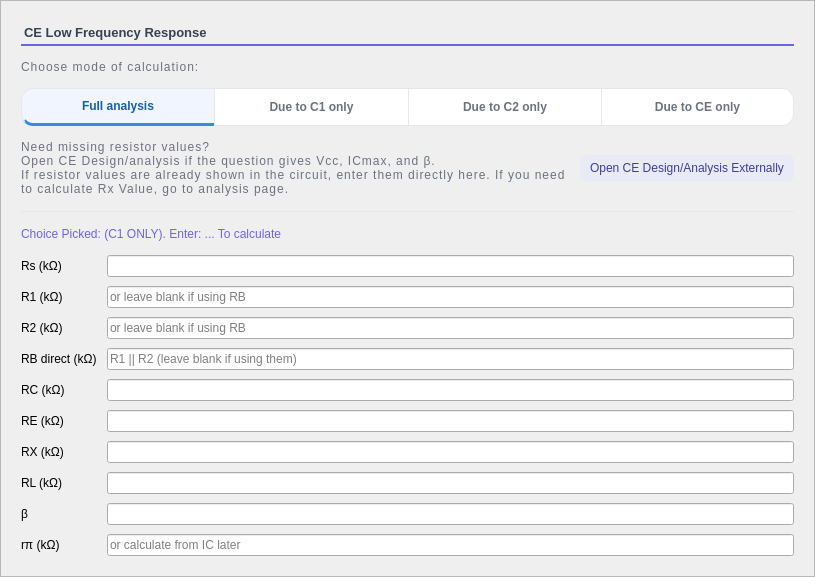
        <widget class="QFrame" name="frameResistors">
         <property name="sizePolicy">
          <sizepolicy hsizetype="Expanding" vsizetype="Preferred">
           <horstretch>0</horstretch>
           <verstretch>0</verstretch>
          </sizepolicy>
         </property>
         <property name="minimumSize">
          <size>
           <width>0</width>
           <height>0</height>
          </size>
         </property>
         <property name="maximumSize">
          <size>
           <width>1000</width>
           <height>16777215</height>
          </size>
         </property>
         <property name="styleSheet">
          <string notr="true">#frameResistors { 
	background-color: #ffffff; 
	border-right: 1px solid #e5e7eb;
    background-color: white;
    border: 1px solid #e5e7eb;
    border-radius: 14px;
}
</string>
         </property>
         <property name="frameShape">
          <enum>QFrame::Shape::StyledPanel</enum>
         </property>
         <property name="frameShadow">
          <enum>QFrame::Shadow::Raised</enum>
         </property>
         <layout class="QVBoxLayout" name="verticalLayout">
          <property name="spacing">
           <number>14</number>
          </property>
          <property name="leftMargin">
           <number>20</number>
          </property>
          <property name="topMargin">
           <number>24</number>
          </property>
          <property name="rightMargin">
           <number>20</number>
          </property>
          <property name="bottomMargin">
           <number>20</number>
          </property>
          <item>
           <widget class="QLabel" name="labelInputs">
            <property name="sizePolicy">
             <sizepolicy hsizetype="Preferred" vsizetype="Fixed">
              <horstretch>0</horstretch>
              <verstretch>0</verstretch>
             </sizepolicy>
            </property>
            <property name="maximumSize">
             <size>
              <width>16777215</width>
              <height>30</height>
             </size>
            </property>
            <property name="styleSheet">
             <string notr="true">QLabel {
    color: #374151;
    font-size: 13px;
    font-weight: 600;
	background-color: transparent;
    padding-bottom: 4px;
    border: none;
    border-bottom: 2px solid #6D63E8;
	
	
	font: 13pt &quot;Rockwell&quot;;
}</string>
            </property>
            <property name="text">
             <string>CE Low Frequency Response</string>
            </property>
           </widget>
          </item>
          <item>
           <widget class="QLabel" name="labelChoose">
            <property name="sizePolicy">
             <sizepolicy hsizetype="Preferred" vsizetype="Fixed">
              <horstretch>0</horstretch>
              <verstretch>0</verstretch>
             </sizepolicy>
            </property>
            <property name="cursor">
             <cursorShape>WhatsThisCursor</cursorShape>
            </property>
            <property name="toolTip">
             <string>&lt;html&gt;&lt;head/&gt;&lt;body&gt;&lt;p&gt;&lt;span style=&quot; color:#ffff7f;&quot;&gt;Select the calculation mode based on which capacitor is given.&lt;/span&gt;&lt;/p&gt;&lt;p&gt;&lt;span style=&quot; color:#ffff7f;&quot;&gt;&lt;br/&gt;&lt;/span&gt;&lt;/p&gt;&lt;p&gt;&lt;span style=&quot; color:#ffff7f;&quot;&gt;• Full Analysis: use C1, C2, and/or CE together to find the overall low cutoff range.&lt;/span&gt;&lt;/p&gt;&lt;p&gt;&lt;span style=&quot; color:#ffff7f;&quot;&gt;• Due to C1 only: use only the input coupling capacitor C1.&lt;/span&gt;&lt;/p&gt;&lt;p&gt;&lt;span style=&quot; color:#ffff7f;&quot;&gt;• Due to C2 only: use only the output coupling capacitor C2.&lt;/span&gt;&lt;/p&gt;&lt;p&gt;&lt;span style=&quot; color:#ffff7f;&quot;&gt;• Due to CE only: use only the emitter bypass capacitor CE.&lt;/span&gt;&lt;/p&gt;&lt;p&gt;&lt;span style=&quot; color:#ffff7f;&quot;&gt;&lt;br/&gt;&lt;/span&gt;&lt;/p&gt;&lt;p&gt;&lt;span style=&quot; color:#ffff7f;&quot;&gt;For quiz questions that say “due to C1/C2/CE only,” choose the matching mode.&lt;/span&gt;&lt;/p&gt;&lt;/body&gt;&lt;/html&gt;</string>
            </property>
            <property name="styleSheet">
             <string notr="true">font: 600 9pt 'Segoe UI'; color: #6b7280; letter-spacing: 1px;</string>
            </property>
            <property name="text">
             <string>Choose mode of calculation:</string>
            </property>
           </widget>
          </item>
          <item>
           <layout class="QHBoxLayout" name="horizontalLayout_5">
            <property name="spacing">
             <number>0</number>
            </property>
            <item>
             <widget class="QPushButton" name="buttonFullAnalysis">
              <property name="enabled">
               <bool>true</bool>
              </property>
              <property name="minimumSize">
               <size>
                <width>0</width>
                <height>0</height>
               </size>
              </property>
              <property name="maximumSize">
               <size>
                <width>16777215</width>
                <height>55</height>
               </size>
              </property>
              <property name="cursor">
               <cursorShape>PointingHandCursor</cursorShape>
              </property>
              <property name="styleSheet">
               <string notr="true">QPushButton { 
    background-color: white; 
    color: #6b7280; 
    font-size: 12px; 
    font-weight: 500; 
    padding: 10px 18px;
    border: 1px solid #e5e7eb; /* Subtle light gray border */
    border-right: none;        /* Hide internal borders to prevent double-thickness */
}

/* 2. ACTIVE STATE (The &quot;Selected&quot; Look) */
QPushButton:checked { 
    color: #185FA5; 
    background-color: #f0f5ff; 
    /* We use a 3px bottom border inside the button to match your preference */
    border-bottom: 3px solid #378ADD; 
}

/* 3. HOVER STATE */
QPushButton:hover:!checked { 
    color: #374151; 
    background-color: #f9fafb; 
}

/* 4. SHAPE: LEFTMOST BUTTON (Rounded on left only) */
QPushButton {
	border-top-left-radius: 12px;
    border-bottom-left-radius: 12px;
    border-top-right-radius: 0px;
    border-bottom-right-radius: 0px;
}</string>
              </property>
              <property name="text">
               <string>Full analysis</string>
              </property>
              <property name="checkable">
               <bool>true</bool>
              </property>
              <property name="checked">
               <bool>true</bool>
              </property>
              <property name="flat">
               <bool>false</bool>
              </property>
             </widget>
            </item>
            <item>
             <widget class="QPushButton" name="buttonGivenC1">
              <property name="maximumSize">
               <size>
                <width>16777215</width>
                <height>55</height>
               </size>
              </property>
              <property name="cursor">
               <cursorShape>PointingHandCursor</cursorShape>
              </property>
              <property name="styleSheet">
               <string notr="true">QPushButton { 
    background-color: white; 
    color: #6b7280; 
    font-size: 12px; 
    font-weight: 500; 
    padding: 10px 18px;
    border: 1px solid #e5e7eb; /* Subtle light gray border */
    border-right: none;        /* Hide internal borders to prevent double-thickness */
}

/* 2. ACTIVE STATE (The &quot;Selected&quot; Look) */
QPushButton:checked { 
    color: #185FA5; 
    background-color: #f0f5ff; 
    /* We use a 3px bottom border inside the button to match your preference */
    border-bottom: 3px solid #378ADD; 
}

/* 3. HOVER STATE */
QPushButton:hover:!checked { 
    color: #374151; 
    background-color: #f9fafb; 
}

/* 4. SHAPE: middle*/
QPushButton {
    border-radius: 0px;
}</string>
              </property>
              <property name="text">
               <string>Due to C1 only</string>
              </property>
              <property name="checkable">
               <bool>true</bool>
              </property>
             </widget>
            </item>
            <item>
             <widget class="QPushButton" name="buttonGivenC2">
              <property name="maximumSize">
               <size>
                <width>16777215</width>
                <height>55</height>
               </size>
              </property>
              <property name="cursor">
               <cursorShape>PointingHandCursor</cursorShape>
              </property>
              <property name="styleSheet">
               <string notr="true">QPushButton { 
    background-color: white; 
    color: #6b7280; 
    font-size: 12px; 
    font-weight: 500; 
    padding: 10px 18px;
    border: 1px solid #e5e7eb; /* Subtle light gray border */
    border-right: none;        /* Hide internal borders to prevent double-thickness */
}

/* 2. ACTIVE STATE (The &quot;Selected&quot; Look) */
QPushButton:checked { 
    color: #185FA5; 
    background-color: #f0f5ff; 
    /* We use a 3px bottom border inside the button to match your preference */
    border-bottom: 3px solid #378ADD; 
}

/* 3. HOVER STATE */
QPushButton:hover:!checked { 
    color: #374151; 
    background-color: #f9fafb; 
}

/* 4. SHAPE: middle*/
QPushButton {
    border-radius: 0px;
}</string>
              </property>
              <property name="text">
               <string>Due to C2 only</string>
              </property>
              <property name="checkable">
               <bool>true</bool>
              </property>
             </widget>
            </item>
            <item>
             <widget class="QPushButton" name="buttonGivenCE">
              <property name="maximumSize">
               <size>
                <width>16777215</width>
                <height>55</height>
               </size>
              </property>
              <property name="cursor">
               <cursorShape>PointingHandCursor</cursorShape>
              </property>
              <property name="styleSheet">
               <string notr="true">QPushButton { 
    background-color: white; 
    color: #6b7280; 
    font-size: 12px; 
    font-weight: 500; 
    padding: 10px 18px;
    border: 1px solid #e5e7eb; /* Subtle light gray border */
    border-right: none;        /* Hide internal borders to prevent double-thickness */
}

/* 2. ACTIVE STATE (The &quot;Selected&quot; Look) */
QPushButton:checked { 
    color: #185FA5; 
    background-color: #f0f5ff; 
    /* We use a 3px bottom border inside the button to match your preference */
    border-bottom: 3px solid #378ADD; 
}

/* 3. HOVER STATE */
QPushButton:hover:!checked { 
    color: #374151; 
    background-color: #f9fafb; 
}

/* 4. SHAPE: RIGHTMOST BUTTON (Rounded on right only) */
QPushButton {
    border-top-left-radius: 0px;
    border-bottom-left-radius: 0px;
    border-top-right-radius: 12px;
    border-bottom-right-radius: 12px;
    border-right: 1px solid #e5e7eb; /* Bring back the outer right border */
}</string>
              </property>
              <property name="text">
               <string>Due to CE only</string>
              </property>
              <property name="checkable">
               <bool>true</bool>
              </property>
             </widget>
            </item>
           </layout>
          </item>
          <item>
           <layout class="QHBoxLayout" name="horizontalLayout_2">
            <item>
             <widget class="QLabel" name="labelNoteGivenVcc">
              <property name="sizePolicy">
               <sizepolicy hsizetype="Preferred" vsizetype="Fixed">
                <horstretch>0</horstretch>
                <verstretch>0</verstretch>
               </sizepolicy>
              </property>
              <property name="styleSheet">
               <string notr="true">font: 600 9pt 'Segoe UI'; color: #6b7280; letter-spacing: 1px;</string>
              </property>
              <property name="text">
               <string>Need missing resistor values?
Open CE Design/analysis if the question gives Vcc, ICmax, and β.
If resistor values are already shown in the circuit, enter them directly here. If you need to calculate Rx Value, go to analysis page.</string>
              </property>
              <property name="wordWrap">
               <bool>true</bool>
              </property>
             </widget>
            </item>
            <item>
             <widget class="QPushButton" name="buttonOpen">
              <property name="cursor">
               <cursorShape>PointingHandCursor</cursorShape>
              </property>
              <property name="styleSheet">
               <string notr="true">QPushButton { background:#e8eaf6; color:#3d3d9e; border-radius:6px; font:700 9pt 'Segoe UI'; padding:6px 10px; border:none; }
QPushButton:hover { background:#6D63E8; color:white; }
QPushButton:checked { background:#6D63E8; color:white; }
QPushButton:pressed {
    /* Slightly darker than your #6D63E8 hover color */
    background-color: #5a52c7; 
    color: #f0f0f0;
    
    /* The &quot;Push&quot; effect: increase top padding, decrease bottom */
    padding-top: 8px;
    padding-bottom: 4px;
}</string>
              </property>
              <property name="text">
               <string>Open CE Design/Analysis Externally</string>
              </property>
             </widget>
            </item>
           </layout>
          </item>
          <item>
           <widget class="QFrame" name="div2">
            <property name="styleSheet">
             <string notr="true">color:#e5e7eb;</string>
            </property>
            <property name="frameShape">
             <enum>QFrame::Shape::HLine</enum>
            </property>
           </widget>
          </item>
          <item>
           <widget class="QLabel" name="labelChoicePicked">
            <property name="toolTip">
             <string>&lt;html&gt;&lt;head/&gt;&lt;body&gt;&lt;p&gt;&lt;span style=&quot; color:#ffff00;&quot;&gt;Mode of calculation: if given C1 only, choose Due to C1. If given C2 only, choose Due to C2. If given CE only, choose Due to CE. if given all Capacitors Choose full analysis.&lt;/span&gt;&lt;/p&gt;&lt;/body&gt;&lt;/html&gt;</string>
            </property>
            <property name="styleSheet">
             <string notr="true">font: 600 12pt 'Segoe UI'; color: #6D63E8;</string>
            </property>
            <property name="text">
             <string>Choice Picked: (C1 ONLY). Enter: ... To calculate</string>
            </property>
            <property name="wordWrap">
             <bool>true</bool>
            </property>
           </widget>
          </item>
          <item>
           <layout class="QGridLayout" name="gridInputs">
            <property name="horizontalSpacing">
             <number>10</number>
            </property>
            <property name="verticalSpacing">
             <number>9</number>
            </property>
            <item row="0" column="0">
             <widget class="QLabel" name="labelRs">
              <property name="styleSheet">
               <string notr="true"/>
              </property>
              <property name="text">
               <string>Rs (kΩ)</string>
              </property>
             </widget>
            </item>
            <item row="0" column="1">
             <widget class="QLineEdit" name="lineRs">
              <property name="placeholderText">
               <string/>
              </property>
             </widget>
            </item>
            <item row="1" column="0">
             <widget class="QLabel" name="labelR1">
              <property name="styleSheet">
               <string notr="true"/>
              </property>
              <property name="text">
               <string>R1 (kΩ)</string>
              </property>
             </widget>
            </item>
            <item row="1" column="1">
             <widget class="QLineEdit" name="lineR1">
              <property name="placeholderText">
               <string>or leave blank if using RB</string>
              </property>
             </widget>
            </item>
            <item row="2" column="0">
             <widget class="QLabel" name="labelR2">
              <property name="styleSheet">
               <string notr="true"/>
              </property>
              <property name="text">
               <string>R2 (kΩ)</string>
              </property>
             </widget>
            </item>
            <item row="2" column="1">
             <widget class="QLineEdit" name="lineR2">
              <property name="placeholderText">
               <string>or leave blank if using RB</string>
              </property>
             </widget>
            </item>
            <item row="3" column="0">
             <widget class="QLabel" name="labelRB">
              <property name="styleSheet">
               <string notr="true"/>
              </property>
              <property name="text">
               <string>RB direct (kΩ)</string>
              </property>
             </widget>
            </item>
            <item row="3" column="1">
             <widget class="QLineEdit" name="lineRB">
              <property name="placeholderText">
               <string>R1 || R2 (leave blank if using them)</string>
              </property>
             </widget>
            </item>
            <item row="4" column="0">
             <widget class="QLabel" name="labelRC">
              <property name="styleSheet">
               <string notr="true"/>
              </property>
              <property name="text">
               <string>RC (kΩ)</string>
              </property>
             </widget>
            </item>
            <item row="4" column="1">
             <widget class="QLineEdit" name="lineRC">
              <property name="placeholderText">
               <string/>
              </property>
             </widget>
            </item>
            <item row="5" column="0">
             <widget class="QLabel" name="labelRE">
              <property name="styleSheet">
               <string notr="true"/>
              </property>
              <property name="text">
               <string>RE (kΩ)</string>
              </property>
             </widget>
            </item>
            <item row="5" column="1">
             <widget class="QLineEdit" name="lineRE">
              <property name="enabled">
               <bool>true</bool>
              </property>
              <property name="placeholderText">
               <string/>
              </property>
             </widget>
            </item>
            <item row="6" column="0">
             <widget class="QLabel" name="labelRX">
              <property name="styleSheet">
               <string notr="true"/>
              </property>
              <property name="text">
               <string>RX (kΩ)</string>
              </property>
             </widget>
            </item>
            <item row="6" column="1">
             <widget class="QLineEdit" name="lineRX">
              <property name="placeholderText">
               <string/>
              </property>
             </widget>
            </item>
            <item row="7" column="0">
             <widget class="QLabel" name="labelRL">
              <property name="styleSheet">
               <string notr="true"/>
              </property>
              <property name="text">
               <string>RL (kΩ)</string>
              </property>
             </widget>
            </item>
            <item row="7" column="1">
             <widget class="QLineEdit" name="lineRL">
              <property name="placeholderText">
               <string/>
              </property>
             </widget>
            </item>
            <item row="8" column="0">
             <widget class="QLabel" name="labelBeta">
              <property name="styleSheet">
               <string notr="true"/>
              </property>
              <property name="text">
               <string>β</string>
              </property>
             </widget>
            </item>
            <item row="8" column="1">
             <widget class="QLineEdit" name="lineBeta">
              <property name="placeholderText">
               <string/>
              </property>
             </widget>
            </item>
            <item row="9" column="0">
             <widget class="QLabel" name="labelRpi">
              <property name="styleSheet">
               <string notr="true"/>
              </property>
              <property name="text">
               <string>rπ (kΩ)</string>
              </property>
             </widget>
            </item>
            <item row="9" column="1">
             <widget class="QLineEdit" name="lineRpi">
              <property name="placeholderText">
               <string>or calculate from IC later</string>
              </property>
             </widget>
            </item>
           </layout>
          </item>
         </layout>
        </widget>
